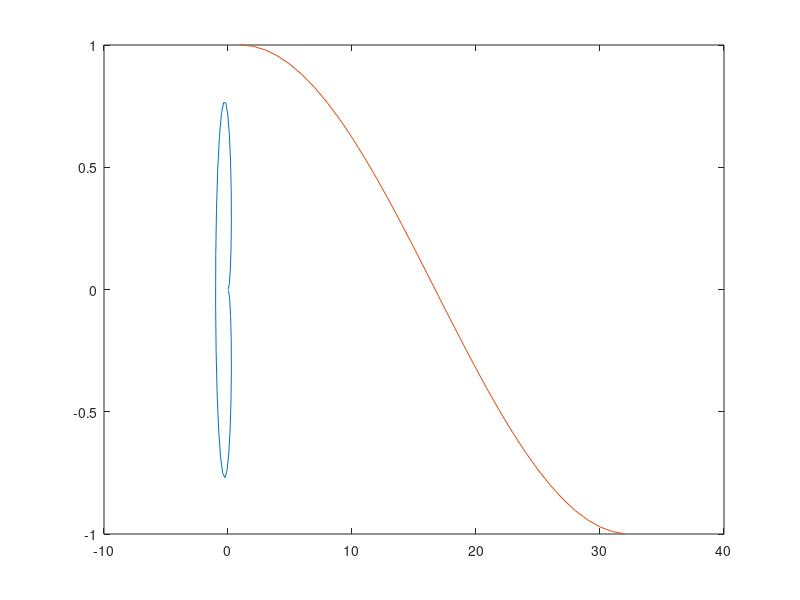

The MATLAB script that drew this image:
function week5
clc;
R=1;
p_s=0.85;
p_w=1;

f=@(h) ((1/3)*pi*(3*R*(h^2)-(h^3))*p_w)-(((4/3)*pi*R^3)*p_s)

hl=0;
hr=2*R;
hm=(hl+hr)/2;

for N=1:100
    if (f(hl)*f(hm))<0
        hr=hm
        hm=(hl+hr)/2
    elseif (f(hl)*f(hm))>0
        hl=hm
        hm=(hl+hr)/2
    else
        hr=hm;
        hl=hm;
        break;
    end
end

root=hm

theta=0:0.1:pi
phi=0:0.2:2*pi

x=R.*sin(theta).*cos(phi)
y=R.*sin(theta).*sin(phi)  
z=R.*cos(theta)

% meshgrid(X,Y)

% plot(meshgrid)

plot(x,y,z)

end